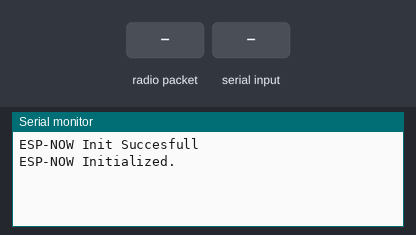
This sketch was run on a simulated ESP32. Parts: the last lines printed to the serial monitor. The test bench sets the inputs (shaded band).

Above: at 1.2 s.
1.3 s: radio packet "5" arrives
At 1.7 s:
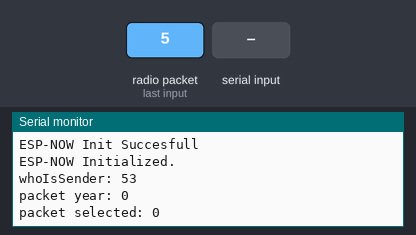
2.8 s: "90,45\n" received over Serial
At 4.2 s:
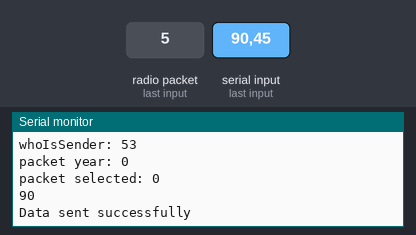

The sketch:

Listenner_ESP32.ino
```cpp
// (licence header left out)
// MAC Address: E0:E2:E6:0C:9F:98
// {0xE0,0xE2,0xE6,0x0C,0x9F,0x98}

//#include <Arduino.h>

// ------------- ESP Now connectivity -------------
#include <WiFi.h>
#include <esp_now.h>

#define WIFI_CHANNEL 1
#define membersof(x) (sizeof(x) / sizeof(x[0]))
#define MAX_MESSAGE_LENGTH 12

// debugmode:
const boolean debugMode = false;

// BC:FF:4D:81:7D:DD
uint8_t receiverAddress[] = {0xBC, 0xFF, 0x4D, 0x81, 0x7D, 0xDD}; // CONTROLLER


// Peer info
esp_now_peer_info_t peerInfo;

enum nodeStates
{
  ALL,
  SMOKE,
  BUILDINGS,
  SOUND,
  LEDs,
  HOUSES
};

// DEFINES which commands the esp is listening to: by default it listens to ALL and itself(whoAmI).
// Change this to the purpose of your node! check the possibilities in the enum above!
enum nodeStates whoAmI = ALL;

// which node is selected by the controller
enum nodeStates selected = ALL;

struct __attribute__((packed)) dataPacket
{
  enum nodeStates whoAmI;
  int year;
  enum nodeStates selected;
};

// interval for sending
long startTime = 0;
int interval = 3000;

// -------------- ESP NOW --------------
void transmissionComplete(const uint8_t *receiver_mac, esp_now_send_status_t transmissionStatus)
{
  if (transmissionStatus == ESP_NOW_SEND_SUCCESS)
  {
    Serial.println("Data sent successfully");
  }
  else
  {
    Serial.print("Error code: ");
    Serial.println(transmissionStatus);
  }
}

IRAM_ATTR void dataReceived(const uint8_t *senderMac, const uint8_t *data, int dataLength)
{
  dataPacket packet;

  memcpy(&packet, data, sizeof(packet));

  Serial.print("whoIsSender: ");
  Serial.println(packet.whoAmI);
  Serial.print("packet year: ");
  Serial.println(packet.year);
  Serial.print("packet selected: ");
  Serial.println(packet.selected);
  selected = packet.selected;
  Serial.println("");
}

void updateSerial() {
  //Check to see if anything is available in the serial receive buffer
  while (Serial.available() > 0)
  {
    //Create a place to hold the incoming message
    static char message[MAX_MESSAGE_LENGTH];
    static unsigned int message_pos = 0;

    //Read the next available byte in the serial receive buffer
    char inByte = Serial.read();

    //Message coming in (check not terminating character) and guard for over message size
    if ( inByte != '\n' && (message_pos < MAX_MESSAGE_LENGTH - 1) )
    {
      //Add the incoming byte to our message
      message[message_pos] = inByte;
      message_pos++;
    }
    //Full message received...
    else
    {
      //Add null character to string
      message[message_pos] = '\0';
      int year = atoi(message);
      Serial.println(year);
      //Reset for the next message
      message_pos = 0;

      dataPacket packet;
      packet.selected = selected;
      packet.year = year;
      packet.whoAmI = whoAmI;
      esp_now_send(receiverAddress, (uint8_t *)&packet, sizeof(packet));
    }
  }
}


void setup()
{
  Serial.begin(115200);
  startTime = millis();

  // ESP now connection REWRITTEN FOR ESP32!!
  WiFi.mode(WIFI_STA);
  WiFi.disconnect(); // we do not want to connect to a WiFi network

  if (esp_now_init() != ESP_OK)
  {
    Serial.println("ESP-NOW initialization failed");
    Serial.println("Retrying in 5 seconds");
    for(int i = 1; i<=10; i++){
      Serial.print(".");
      delay(500);
    }
    Serial.println("Restarting..");
    ESP.restart();
  }
  Serial.println("ESP-NOW Init Succesfull");

  // Resister peer
  memcpy(peerInfo.peer_addr, receiverAddress, 6);
  peerInfo.channel = WIFI_CHANNEL;
  peerInfo.encrypt = false;

  // esp_now_set_self_role(ESP_NOW_ROLE_COMBO);
  esp_now_register_send_cb(transmissionComplete); // this function will get called once all data is sent
  esp_now_register_recv_cb(dataReceived);         // this function will get called whenever we receive data
  esp_now_add_peer(&peerInfo);
  Serial.println("ESP-NOW Initialized.");
}

void loop()
{

  updateSerial();

  if (millis() - startTime >= interval)
  {
    startTime = millis();

    // dataPacket packet;
    // packet.selected = selected;
    // packet.year = year;
    // packet.whoAmI = whoAmI;
    // esp_now_send(receiverAddress, (uint8_t *)&packet, sizeof(packet));
  }
}
```

Measured:
- after the input at 1.3 s, the serial monitor: prints a new line at once (image 1)
- after the input at 2.8 s, the serial monitor: prints a new line at once (image 2)
